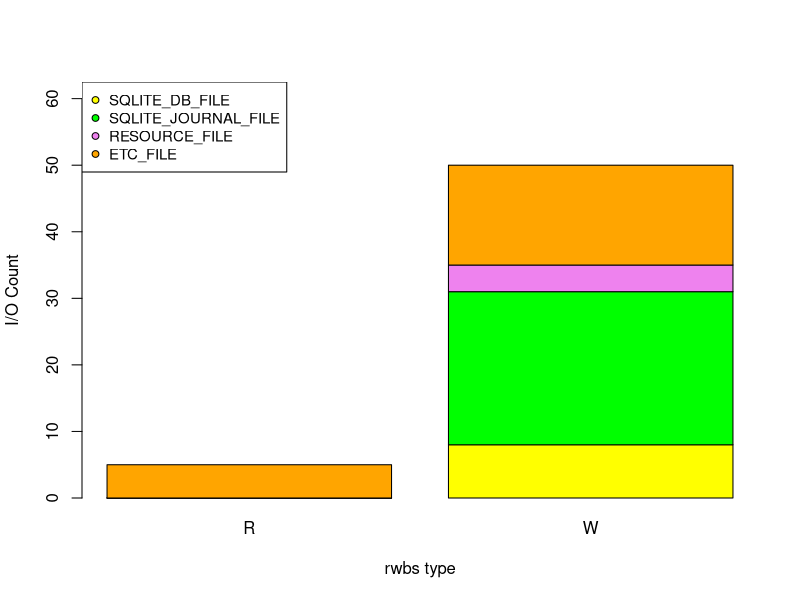
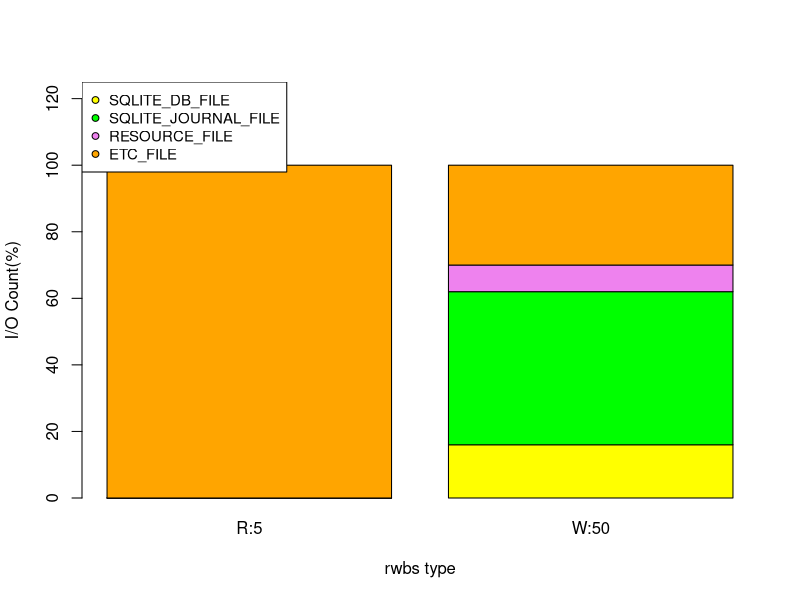
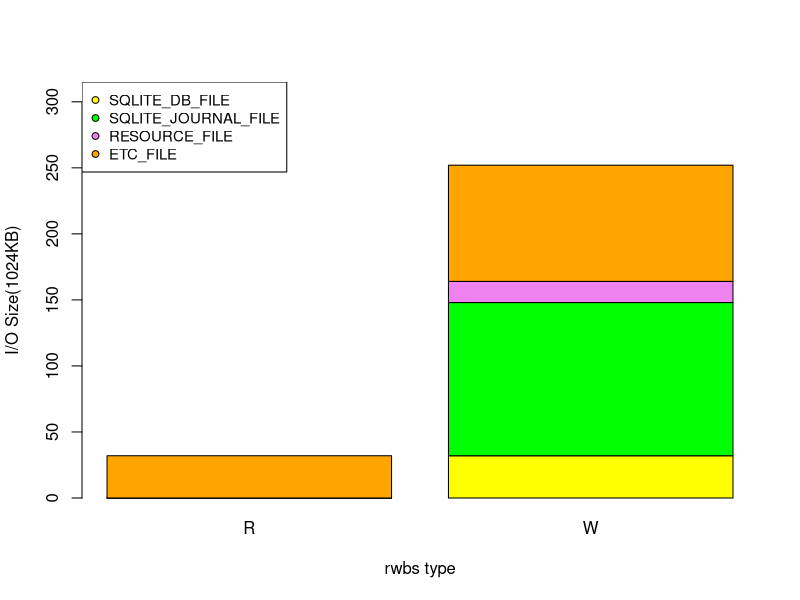
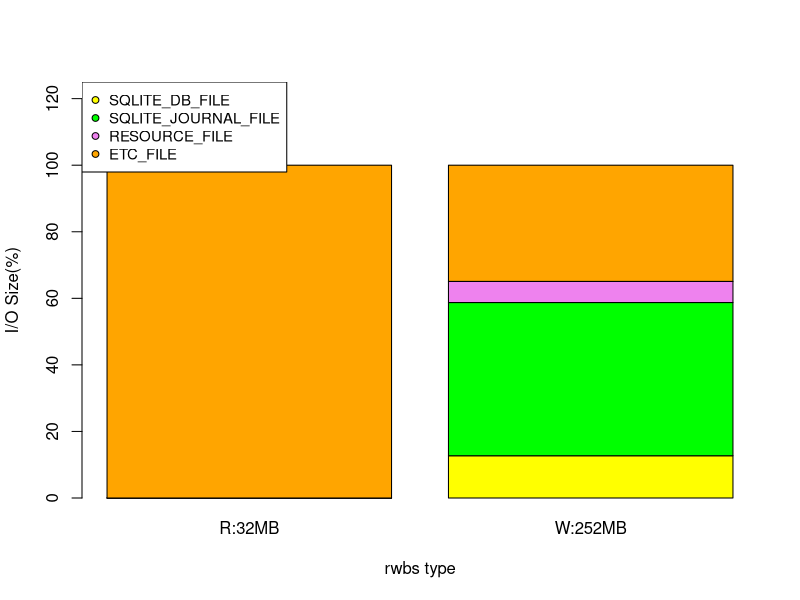
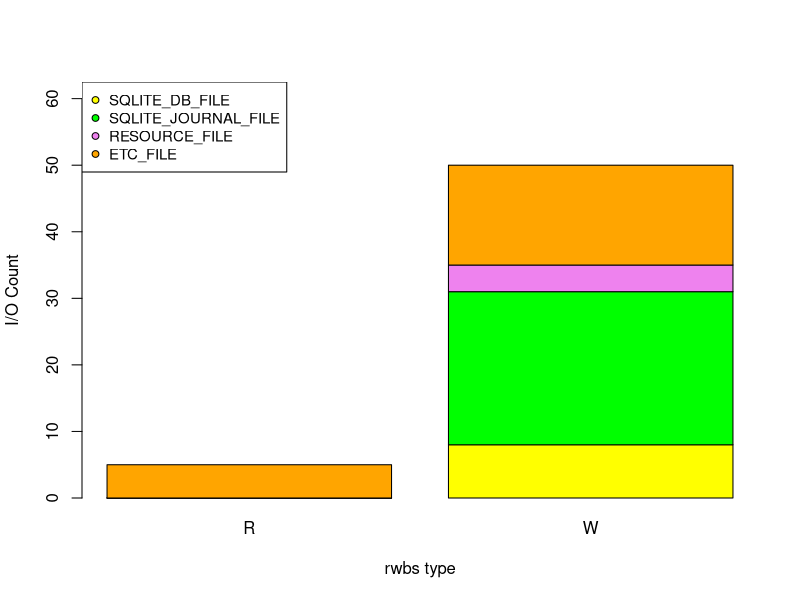
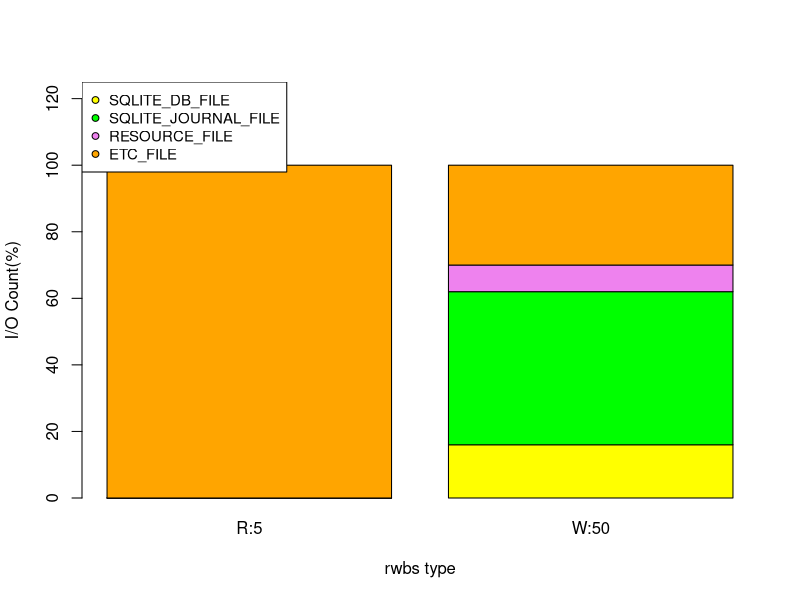
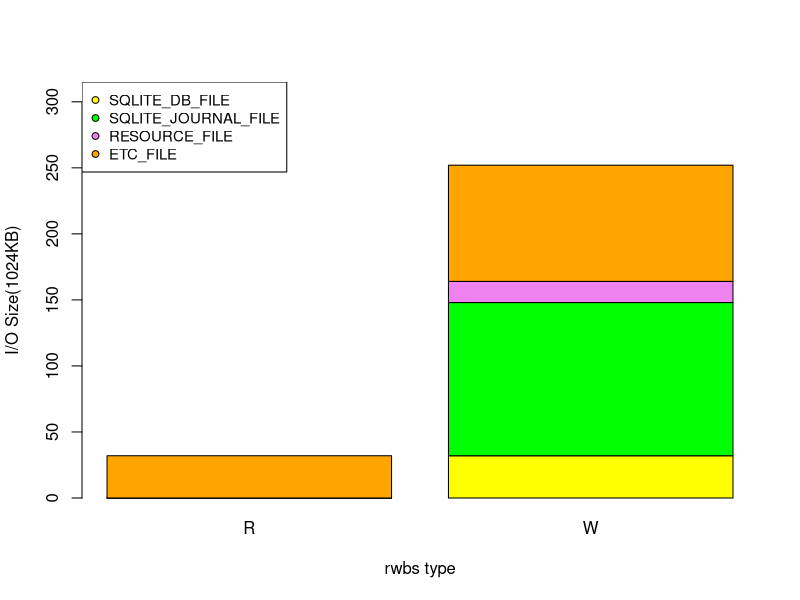
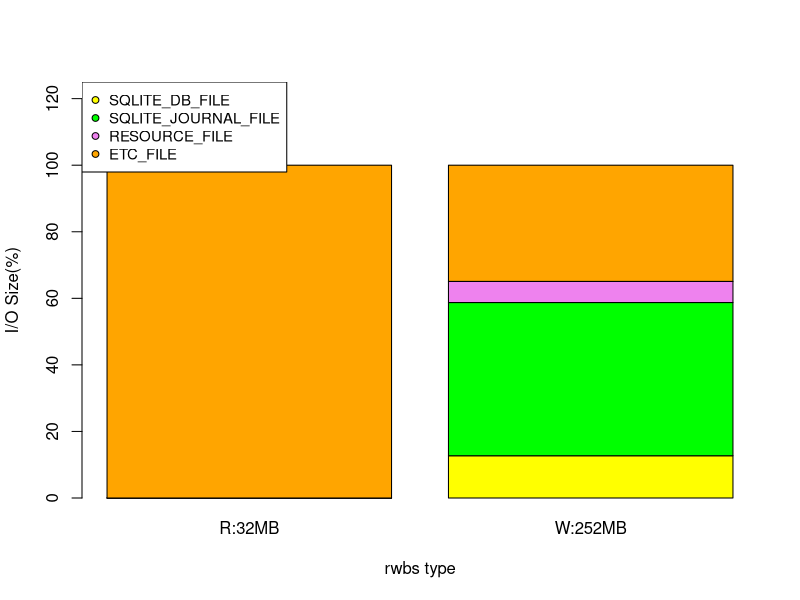

Here is the R script that generated these plots, in order:
# rscript3.r(Cumulative Bar Plot-File type)
# Output Option(-o)
fun_output <- function(){
	flag = FALSE
	args <- commandArgs(trailingOnly = TRUE)
	if(length(args) != 0){
        	for(i in 1:length(args)){
                	if(args[i] == '-o'){
                        	flag = TRUE
				dir = paste("save", args[i+1], sep="/")
                        	if(args[i+2] == 'pdf')
                                	pdf(dir) # width = 9, height = 5)
                        	if(args[i+2] == 'wmf')
                                	win.metafile(dir)
                        	if(args[i+2] == 'png')
                                	png(dir)
                        	if(args[i+2] == 'jpg')
                                	jpeg(dir)
                        	if(args[i+2] == 'bmp')
                                	bmp(dir)
                        	if(args[i+2] == 'ps')
                                	postscript(dir)
                	}
        	}
	}		
	if(flag == FALSE){
        	pdf('save/F-Rplots.pdf')
	}
}
fun_output2 <- function(){
	jpeg('save/F-Rplot%03d.jpg')
}
fun_rwbs1 <- function(){ # File to rwbs, I/O Count
	most <- read.table("file_rwbs1.dat")
	most_matrix <- data.matrix(most)
	trans <- t(most_matrix)
	trans_select <- trans[, !colSums(trans)==0]
	trans_select2 <- trans_select[!rowSums(trans_select)==0,]
	colors = c("yellow", "green", "violet", "orange", "blue", "pink", "cyan", "gray", "navy", "lightblue", "lightyellow", "lightgreen", "ivory", "purple", "red", "brown")
	yrange<-c(0,max(colSums(trans_select2))*1.25)
	barplot(trans_select2,  xlab = "rwbs type", ylab = "I/O Count", col=colors, ylim = yrange)
	legend("topleft", legend=rownames(trans_select2), pch=21, cex=0.9, pt.bg = colors)
}
fun_rwbs2 <- function(){# File to rwbs, I/O Count(%)
        most <- read.table("file_rwbs2.dat")
        most_matrix <- data.matrix(most)
        trans <- t(most_matrix)
        trans_select <- trans[, !colSums(trans)==0]
        trans_select2 <- trans_select[!rowSums(trans_select)==0,]
        colors = c("yellow", "green", "violet", "orange", "blue", "pink", "cyan", "gray", "navy", "lightblue", "lightyellow", "lightgreen", "ivory", "purple", "red", "brown")
        yrange<-c(0,max(colSums(trans_select2))*1.25)
        barplot(trans_select2,  xlab = "rwbs type", ylab = "I/O Count(%)", col=colors, ylim = yrange)
        legend("topleft", legend=rownames(trans_select2), pch=21, cex=0.9, pt.bg = colors)
}
fun_rwbs3 <- function(){ # File to rwbs, I/O Size(1024KB)
        most <- read.table("file_rwbs3.dat")
        most_matrix <- data.matrix(most)
        trans <- t(most_matrix)
        trans_select <- trans[, !colSums(trans)==0]
        trans_select2 <- trans_select[!rowSums(trans_select)==0,]
        colors = c("yellow", "green", "violet", "orange", "blue", "pink", "cyan", "gray", "navy", "lightblue", "lightyellow", "lightgreen", "ivory", "purple", "red", "brown")
        yrange<-c(0,max(colSums(trans_select2))*1.25)
        barplot(trans_select2,  xlab = "rwbs type", ylab = "I/O Size(1024KB)", col=colors, ylim = yrange)
        legend("topleft", legend=rownames(trans_select2), pch=21, cex=0.9, pt.bg = colors)
}
fun_rwbs4 <- function(){# File to rwbs, I/O Size(%)
        most <- read.table("file_rwbs4.dat")
        most_matrix <- data.matrix(most)
        trans <- t(most_matrix)
        trans_select <- trans[, !colSums(trans)==0]
        trans_select2 <- trans_select[!rowSums(trans_select)==0,]
        colors = c("yellow", "green", "violet", "orange", "blue", "pink", "cyan", "gray", "navy", "lightblue", "lightyellow", "lightgreen", "ivory", "purple", "red", "brown")
        yrange<-c(0,max(colSums(trans_select2))*1.25)
        barplot(trans_select2,  xlab = "rwbs type", ylab = "I/O Size(%)", col=colors, ylim = yrange)
        legend("topleft", legend=rownames(trans_select2), pch=21, cex=0.9, pt.bg = colors)
}

# main
main <- function(){
	fun_output()
	fun_rwbs1()
	fun_rwbs2()
	fun_rwbs3()
	fun_rwbs4()
	fun_output2()
	fun_rwbs1()
	fun_rwbs2()
	fun_rwbs3()
	fun_rwbs4()
	garbage <- dev.off()
}
main()

